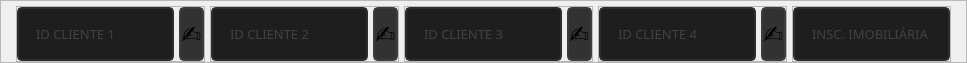
        <widget class="QFrame" name="frame_4">
         <property name="maximumSize">
          <size>
           <width>16777215</width>
           <height>60</height>
          </size>
         </property>
         <property name="frameShape">
          <enum>QFrame::StyledPanel</enum>
         </property>
         <property name="frameShadow">
          <enum>QFrame::Raised</enum>
         </property>
         <layout class="QHBoxLayout" name="horizontalLayout_4">
          <property name="spacing">
           <number>5</number>
          </property>
          <property name="leftMargin">
           <number>15</number>
          </property>
          <property name="topMargin">
           <number>5</number>
          </property>
          <property name="rightMargin">
           <number>15</number>
          </property>
          <property name="bottomMargin">
           <number>0</number>
          </property>
          <item>
           <widget class="QFrame" name="frame_15">
            <property name="frameShape">
             <enum>QFrame::StyledPanel</enum>
            </property>
            <property name="frameShadow">
             <enum>QFrame::Raised</enum>
            </property>
            <layout class="QHBoxLayout" name="horizontalLayout_12">
             <property name="spacing">
              <number>5</number>
             </property>
             <property name="leftMargin">
              <number>0</number>
             </property>
             <property name="topMargin">
              <number>0</number>
             </property>
             <property name="rightMargin">
              <number>0</number>
             </property>
             <property name="bottomMargin">
              <number>0</number>
             </property>
             <item>
              <widget class="QLineEdit" name="txt_idcli1">
               <property name="sizePolicy">
                <sizepolicy hsizetype="Expanding" vsizetype="Expanding">
                 <horstretch>0</horstretch>
                 <verstretch>0</verstretch>
                </sizepolicy>
               </property>
               <property name="font">
                <font>
                 <family>Quicksand</family>
                 <pointsize>10</pointsize>
                </font>
               </property>
               <property name="styleSheet">
                <string notr="true">QLineEdit{
	border: 2px solid rgb(45, 45, 45);
	border-radius: 5px;
	padding: 15px;
	background-color: rgb(30, 30, 30);
	color: rgb(100, 100, 100);
}
QLineEdit:hover{
	border: 2px solid rgb(55, 55, 55);
}
QLineEdit:focus{
	border: 2px solid rgb(255, 207, 0);
	color: rgb(200, 200, 200);
}</string>
               </property>
               <property name="maxLength">
                <number>32</number>
               </property>
               <property name="placeholderText">
                <string>ID CLIENTE 1</string>
               </property>
              </widget>
             </item>
             <item>
              <widget class="QPushButton" name="btn_copycli1">
               <property name="sizePolicy">
                <sizepolicy hsizetype="Expanding" vsizetype="Expanding">
                 <horstretch>0</horstretch>
                 <verstretch>0</verstretch>
                </sizepolicy>
               </property>
               <property name="maximumSize">
                <size>
                 <width>60</width>
                 <height>16777215</height>
                </size>
               </property>
               <property name="font">
                <font>
                 <pointsize>18</pointsize>
                 <weight>50</weight>
                 <italic>false</italic>
                 <bold>false</bold>
                </font>
               </property>
               <property name="styleSheet">
                <string notr="true">QPushButton{
	background-color:rgb(50, 50, 50);
	border:2px solid rgb(60, 60, 60);
	border-radius:5px;
	font: 18pt ;
}
QPushButton:hover{
	background-color:rgb(60, 60, 60);
	border: 2px solid rgb(70, 70, 70);
}
QPushButton:pressed{
	background-color:rgb(250, 230, 0);
	border: 2px solid rgb(255, 165, 24);
	color: rgb(35, 35, 35);
}</string>
               </property>
               <property name="text">
                <string>✍</string>
               </property>
              </widget>
             </item>
            </layout>
           </widget>
          </item>
          <item>
           <widget class="QFrame" name="frame_16">
            <property name="frameShape">
             <enum>QFrame::StyledPanel</enum>
            </property>
            <property name="frameShadow">
             <enum>QFrame::Raised</enum>
            </property>
            <layout class="QHBoxLayout" name="horizontalLayout_13">
             <property name="spacing">
              <number>5</number>
             </property>
             <property name="leftMargin">
              <number>0</number>
             </property>
             <property name="topMargin">
              <number>0</number>
             </property>
             <property name="rightMargin">
              <number>0</number>
             </property>
             <property name="bottomMargin">
              <number>0</number>
             </property>
             <item>
              <widget class="QLineEdit" name="txt_idcli2">
               <property name="sizePolicy">
                <sizepolicy hsizetype="Expanding" vsizetype="Expanding">
                 <horstretch>0</horstretch>
                 <verstretch>0</verstretch>
                </sizepolicy>
               </property>
               <property name="font">
                <font>
                 <family>Quicksand</family>
                 <pointsize>10</pointsize>
                </font>
               </property>
               <property name="styleSheet">
                <string notr="true">QLineEdit{
	border: 2px solid rgb(45, 45, 45);
	border-radius: 5px;
	padding: 15px;
	background-color: rgb(30, 30, 30);
	color: rgb(100, 100, 100);
}
QLineEdit:hover{
	border: 2px solid rgb(55, 55, 55);
}
QLineEdit:focus{
	border: 2px solid rgb(255, 207, 0);
	color: rgb(200, 200, 200);
}</string>
               </property>
               <property name="maxLength">
                <number>32</number>
               </property>
               <property name="placeholderText">
                <string>ID CLIENTE 2</string>
               </property>
              </widget>
             </item>
             <item>
              <widget class="QPushButton" name="btn_copycli2">
               <property name="sizePolicy">
                <sizepolicy hsizetype="Expanding" vsizetype="Expanding">
                 <horstretch>0</horstretch>
                 <verstretch>0</verstretch>
                </sizepolicy>
               </property>
               <property name="maximumSize">
                <size>
                 <width>60</width>
                 <height>16777215</height>
                </size>
               </property>
               <property name="font">
                <font>
                 <pointsize>18</pointsize>
                 <weight>50</weight>
                 <italic>false</italic>
                 <bold>false</bold>
                </font>
               </property>
               <property name="styleSheet">
                <string notr="true">QPushButton{
	background-color:rgb(50, 50, 50);
	border:2px solid rgb(60, 60, 60);
	border-radius:5px;
	font: 18pt ;
}
QPushButton:hover{
	background-color:rgb(60, 60, 60);
	border: 2px solid rgb(70, 70, 70);
}
QPushButton:pressed{
	background-color:rgb(250, 230, 0);
	border: 2px solid rgb(255, 165, 24);
	color: rgb(35, 35, 35);
}</string>
               </property>
               <property name="text">
                <string>✍</string>
               </property>
              </widget>
             </item>
            </layout>
           </widget>
          </item>
          <item>
           <widget class="QFrame" name="frame_17">
            <property name="frameShape">
             <enum>QFrame::StyledPanel</enum>
            </property>
            <property name="frameShadow">
             <enum>QFrame::Raised</enum>
            </property>
            <layout class="QHBoxLayout" name="horizontalLayout_14">
             <property name="spacing">
              <number>5</number>
             </property>
             <property name="leftMargin">
              <number>0</number>
             </property>
             <property name="topMargin">
              <number>0</number>
             </property>
             <property name="rightMargin">
              <number>0</number>
             </property>
             <property name="bottomMargin">
              <number>0</number>
             </property>
             <item>
              <widget class="QLineEdit" name="txt_idcli3">
               <property name="sizePolicy">
                <sizepolicy hsizetype="Expanding" vsizetype="Expanding">
                 <horstretch>0</horstretch>
                 <verstretch>0</verstretch>
                </sizepolicy>
               </property>
               <property name="font">
                <font>
                 <family>Quicksand</family>
                 <pointsize>10</pointsize>
                </font>
               </property>
               <property name="styleSheet">
                <string notr="true">QLineEdit{
	border: 2px solid rgb(45, 45, 45);
	border-radius: 5px;
	padding: 15px;
	background-color: rgb(30, 30, 30);
	color: rgb(100, 100, 100);
}
QLineEdit:hover{
	border: 2px solid rgb(55, 55, 55);
}
QLineEdit:focus{
	border: 2px solid rgb(255, 207, 0);
	color: rgb(200, 200, 200);
}</string>
               </property>
               <property name="maxLength">
                <number>32</number>
               </property>
               <property name="placeholderText">
                <string>ID CLIENTE 3</string>
               </property>
              </widget>
             </item>
             <item>
              <widget class="QPushButton" name="btn_copycli3">
               <property name="sizePolicy">
                <sizepolicy hsizetype="Expanding" vsizetype="Expanding">
                 <horstretch>0</horstretch>
                 <verstretch>0</verstretch>
                </sizepolicy>
               </property>
               <property name="maximumSize">
                <size>
                 <width>60</width>
                 <height>16777215</height>
                </size>
               </property>
               <property name="font">
                <font>
                 <pointsize>18</pointsize>
                 <weight>50</weight>
                 <italic>false</italic>
                 <bold>false</bold>
                </font>
               </property>
               <property name="styleSheet">
                <string notr="true">QPushButton{
	background-color:rgb(50, 50, 50);
	border:2px solid rgb(60, 60, 60);
	border-radius:5px;
	font: 18pt ;
}
QPushButton:hover{
	background-color:rgb(60, 60, 60);
	border: 2px solid rgb(70, 70, 70);
}
QPushButton:pressed{
	background-color:rgb(250, 230, 0);
	border: 2px solid rgb(255, 165, 24);
	color: rgb(35, 35, 35);
}</string>
               </property>
               <property name="text">
                <string>✍</string>
               </property>
              </widget>
             </item>
            </layout>
           </widget>
          </item>
          <item>
           <widget class="QFrame" name="frame_18">
            <property name="frameShape">
             <enum>QFrame::StyledPanel</enum>
            </property>
            <property name="frameShadow">
             <enum>QFrame::Raised</enum>
            </property>
            <layout class="QHBoxLayout" name="horizontalLayout_15">
             <property name="spacing">
              <number>5</number>
             </property>
             <property name="leftMargin">
              <number>0</number>
             </property>
             <property name="topMargin">
              <number>0</number>
             </property>
             <property name="rightMargin">
              <number>0</number>
             </property>
             <property name="bottomMargin">
              <number>0</number>
             </property>
             <item>
              <widget class="QLineEdit" name="txt_idcli4">
               <property name="sizePolicy">
                <sizepolicy hsizetype="Expanding" vsizetype="Expanding">
                 <horstretch>0</horstretch>
                 <verstretch>0</verstretch>
                </sizepolicy>
               </property>
               <property name="font">
                <font>
                 <family>Quicksand</family>
                 <pointsize>10</pointsize>
                </font>
               </property>
               <property name="styleSheet">
                <string notr="true">QLineEdit{
	border: 2px solid rgb(45, 45, 45);
	border-radius: 5px;
	padding: 15px;
	background-color: rgb(30, 30, 30);
	color: rgb(100, 100, 100);
}
QLineEdit:hover{
	border: 2px solid rgb(55, 55, 55);
}
QLineEdit:focus{
	border: 2px solid rgb(255, 207, 0);
	color: rgb(200, 200, 200);
}</string>
               </property>
               <property name="maxLength">
                <number>32</number>
               </property>
               <property name="placeholderText">
                <string>ID CLIENTE 4</string>
               </property>
              </widget>
             </item>
             <item>
              <widget class="QPushButton" name="btn_copycli4">
               <property name="sizePolicy">
                <sizepolicy hsizetype="Expanding" vsizetype="Expanding">
                 <horstretch>0</horstretch>
                 <verstretch>0</verstretch>
                </sizepolicy>
               </property>
               <property name="maximumSize">
                <size>
                 <width>60</width>
                 <height>16777215</height>
                </size>
               </property>
               <property name="font">
                <font>
                 <pointsize>18</pointsize>
                 <weight>50</weight>
                 <italic>false</italic>
                 <bold>false</bold>
                </font>
               </property>
               <property name="styleSheet">
                <string notr="true">QPushButton{
	background-color:rgb(50, 50, 50);
	border:2px solid rgb(60, 60, 60);
	border-radius:5px;
	font: 18pt ;
}
QPushButton:hover{
	background-color:rgb(60, 60, 60);
	border: 2px solid rgb(70, 70, 70);
}
QPushButton:pressed{
	background-color:rgb(250, 230, 0);
	border: 2px solid rgb(255, 165, 24);
	color: rgb(35, 35, 35);
}</string>
               </property>
               <property name="text">
                <string>✍</string>
               </property>
              </widget>
             </item>
            </layout>
           </widget>
          </item>
          <item>
           <widget class="QFrame" name="frame_19">
            <property name="frameShape">
             <enum>QFrame::StyledPanel</enum>
            </property>
            <property name="frameShadow">
             <enum>QFrame::Raised</enum>
            </property>
            <layout class="QHBoxLayout" name="horizontalLayout_16">
             <property name="spacing">
              <number>0</number>
             </property>
             <property name="leftMargin">
              <number>0</number>
             </property>
             <property name="topMargin">
              <number>0</number>
             </property>
             <property name="rightMargin">
              <number>0</number>
             </property>
             <property name="bottomMargin">
              <number>0</number>
             </property>
             <item>
              <widget class="QLineEdit" name="txt_obravalorvisita_2">
               <property name="sizePolicy">
                <sizepolicy hsizetype="Expanding" vsizetype="Expanding">
                 <horstretch>0</horstretch>
                 <verstretch>0</verstretch>
                </sizepolicy>
               </property>
               <property name="font">
                <font>
                 <family>Quicksand</family>
                 <pointsize>10</pointsize>
                </font>
               </property>
               <property name="styleSheet">
                <string notr="true">QLineEdit{
	border: 2px solid rgb(45, 45, 45);
	border-radius: 5px;
	padding: 15px;
	background-color: rgb(30, 30, 30);
	color: rgb(100, 100, 100);
}
QLineEdit:hover{
	border: 2px solid rgb(55, 55, 55);
}
QLineEdit:focus{
	border: 2px solid rgb(255, 207, 0);
	color: rgb(200, 200, 200);
}</string>
               </property>
               <property name="maxLength">
                <number>32</number>
               </property>
               <property name="placeholderText">
                <string>INSC. IMOBILIÁRIA</string>
               </property>
              </widget>
             </item>
            </layout>
           </widget>
          </item>
         </layout>
        </widget>
